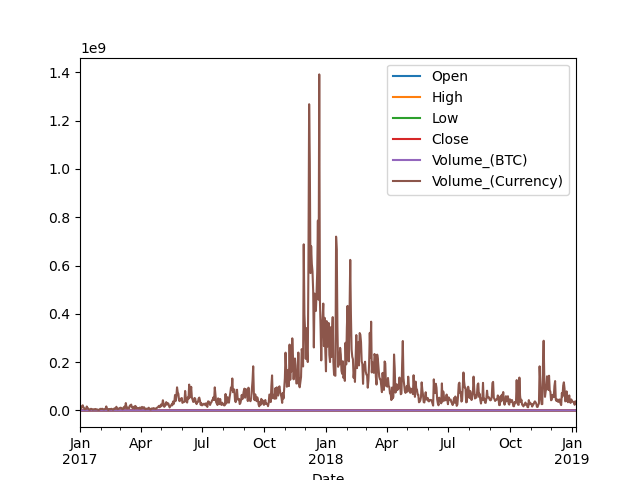

This figure's Python source:
#!/usr/bin/env python3
"""
Script to visualize the pd.DataFrame
"""

import numpy as np
from datetime import date
import matplotlib

matplotlib.use('Agg')

import matplotlib.pyplot as plt
import pandas as pd
from_file = __import__('2-from_file').from_file


df = from_file('coinbaseUSD_1-min_data_2014-12-01_to_2019-01-09.csv', ',')

df = df.rename(columns={"Timestamp": "Date"})
df["Date"] = pd.to_datetime(df["Date"], unit='s')
df = df[df['Date'] >= '2017-01-01']
df = df.drop(["Weighted_Price"], axis=1)
df = df.set_index("Date")

df["Close"].fillna(method="ffill", inplace=True)
df["Volume_(BTC)"].fillna(value=0, inplace=True)
df["Volume_(Currency)"].fillna(value=0, inplace=True)

df = df.fillna({'Open': df['Close'].shift(1, fill_value=0),
                'High': df['Close'].shift(1, fill_value=0),
                'Low': df['Close'].shift(1, fill_value=0)})

df = df.resample('D').agg({'Open': 'first', 'High': 'max',
                           'Low': 'min', 'Close': 'last',
                           'Volume_(BTC)': 'sum',
                           'Volume_(Currency)': 'sum'})

df.plot()
plt.show()
plt.savefig('14-visualize.png')

